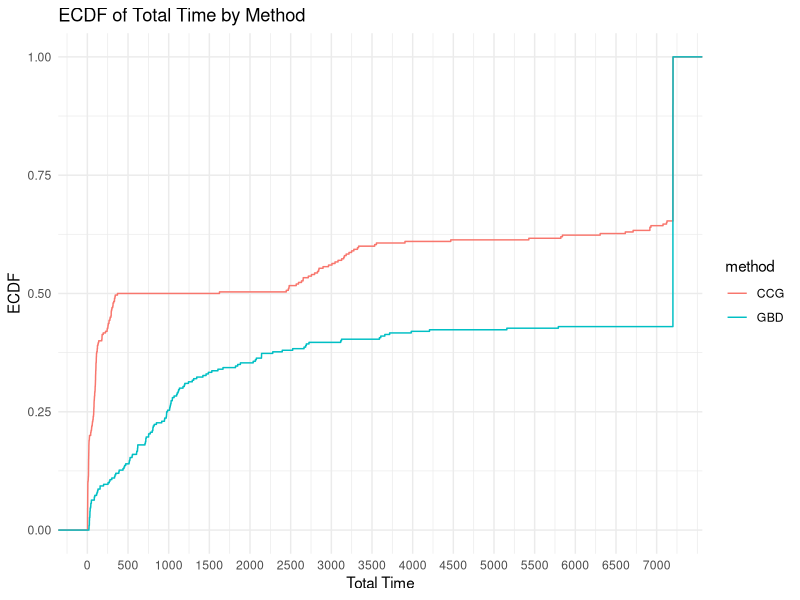

This chart was generated by the following R code:
## ---- chunk 1
library(rmarkdown)
library(kableExtra)
library(tidyr)
library(ggplot2)
library(dplyr)
## ---- chunk 2
time_limit = 7200
## ---- chunk 3
results = read.table("./results.csv", header = FALSE, sep = ',')
colnames(results) <- c("tag", "instance", "n_facilities", "n_customers", "Gamma", "deviation", "time_limit", "method", "total_time", "master_time", "separation_time", "best_bound", "iteration_count", "fail")
results$tag = NULL

results$p = results$Gamma / results$n_customers
results$p = ceiling(results$p / .05) * .05

results = results[results$p != .5,]

paged_table(results)
## ---- chunk 4
ggplot(results, aes(x = total_time, color = method)) +
  stat_ecdf(geom = "step") +
  xlab("Total Time") +
  ylab("ECDF") +
  labs(title = "ECDF of Total Time by Method")  +
  scale_x_continuous(breaks = seq(0, max(results$total_time), by = 500), labels = seq(0, max(results$total_time), by = 500)) +
  theme_minimal()

## ---- chunk 5
results_solved = results %>%
  filter(total_time < 7200) %>%
  group_by(method, n_facilities, n_customers, p) %>%
  summarize(
    solved = n(),
    total_time = mean(total_time),
    master_time = mean(master_time),
    separation_time = mean(separation_time),
    solved_iteration_count = mean(iteration_count)
  ) %>%
  ungroup()

results_unsolved <- results %>%
  filter(total_time >= 7200) %>%
  group_by(method, n_facilities, n_customers, p) %>%
  summarize(
    unsolved = n(),
    unsolved_iteration_count = mean(iteration_count)
  ) %>%
  ungroup()

# Merge the two results based on the common columns n_facilities, n_customers, p
final_result <- merge(results_solved, results_unsolved, by = c("method", "n_facilities", "n_customers", "p"), all = TRUE)

# Replace NA values with 0
#final_result[is.na(final_result)] <- 0


knitr::kable(final_result, 
               digits = c(0, 0, 0, 2, 0, 2, 2, 2, 2, 0, 2), 
               col.names = c("Method", "|V_1|", "|V_2|", "p", "Count", "Total", "Master", "Sepatation", "# Iter", "Count", "# Iter"),
               caption = "Summary table"
             ) %>%
      kable_classic() %>%
      add_header_above(c(" " = 4, "Solved instances" = 5, "Unsolved instances" = 2)
)
